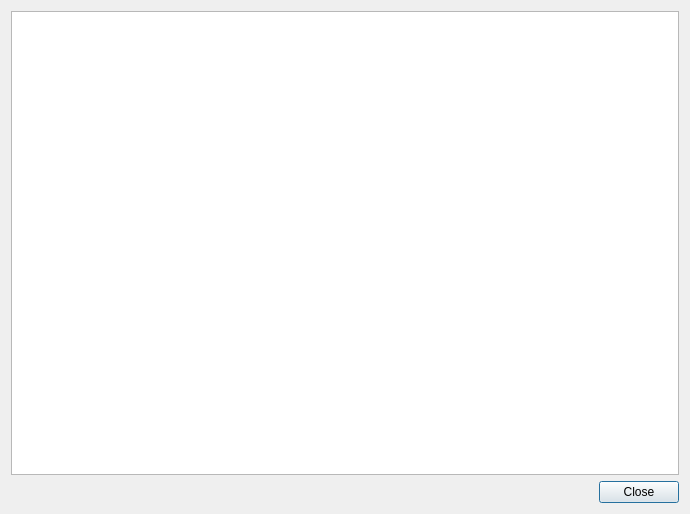
<?xml version="1.0" encoding="UTF-8"?>
<ui version="4.0">
 <class>LandmarksDialog</class>
 <widget class="QDialog" name="LandmarksDialog">
  <property name="geometry">
   <rect>
    <x>0</x>
    <y>0</y>
    <width>690</width>
    <height>514</height>
   </rect>
  </property>
  <property name="windowTitle">
   <string>3D-FAST | Landmarks Information</string>
  </property>
  <property name="windowIcon">
   <iconset resource="../res.qrc">
    <normaloff>:/logos/window_icon.png</normaloff>:/logos/window_icon.png</iconset>
  </property>
  <layout class="QVBoxLayout" name="verticalLayout">
   <item>
    <widget class="QTableView" name="landmarksTableView"/>
   </item>
   <item>
    <widget class="QDialogButtonBox" name="buttonBox">
     <property name="orientation">
      <enum>Qt::Horizontal</enum>
     </property>
     <property name="standardButtons">
      <set>QDialogButtonBox::Close</set>
     </property>
     <property name="centerButtons">
      <bool>false</bool>
     </property>
    </widget>
   </item>
  </layout>
 </widget>
 <resources>
  <include location="../res.qrc"/>
 </resources>
 <connections>
  <connection>
   <sender>buttonBox</sender>
   <signal>accepted()</signal>
   <receiver>LandmarksDialog</receiver>
   <slot>accept()</slot>
   <hints>
    <hint type="sourcelabel">
     <x>248</x>
     <y>254</y>
    </hint>
    <hint type="destinationlabel">
     <x>157</x>
     <y>274</y>
    </hint>
   </hints>
  </connection>
  <connection>
   <sender>buttonBox</sender>
   <signal>rejected()</signal>
   <receiver>LandmarksDialog</receiver>
   <slot>reject()</slot>
   <hints>
    <hint type="sourcelabel">
     <x>316</x>
     <y>260</y>
    </hint>
    <hint type="destinationlabel">
     <x>286</x>
     <y>274</y>
    </hint>
   </hints>
  </connection>
 </connections>
</ui>
